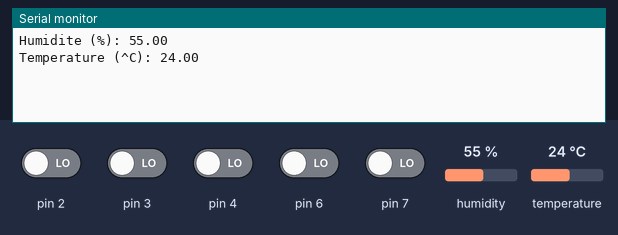
Bench run of a sketch on a simulated Arduino Uno, built with avr-gcc and run on an emulated ATmega328P. Parts: the last lines printed to the serial monitor. Wiring (inferred from the names in the program): DHT22 sensor: data pin 5. The inputs (shaded band) are chosen by the test bench; at power-on: pin 2–4, pin 6, pin 7 LOW, humidity 55 %, temperature 24 °C.

Above: at 1.2 s.
1.3 s: humidity set to 22 %
At 1.3 s:
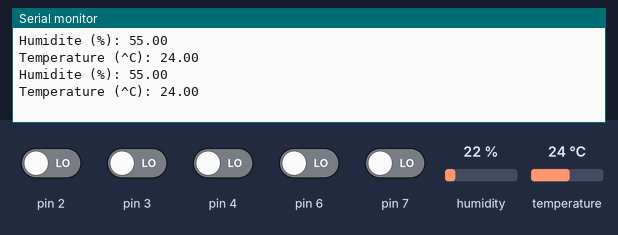
2.8 s: temperature set to 12 °C
At 4.1 s:
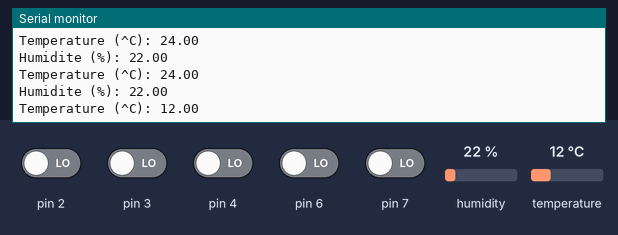
4.3 s: humidity set to 40 %
At 5.4 s:
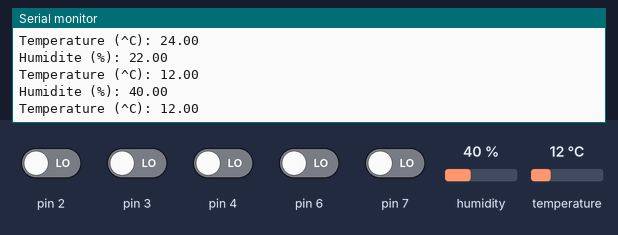
Timing chart, 0 to 7.3 s (numbered marks = the images above; inputs shaded):
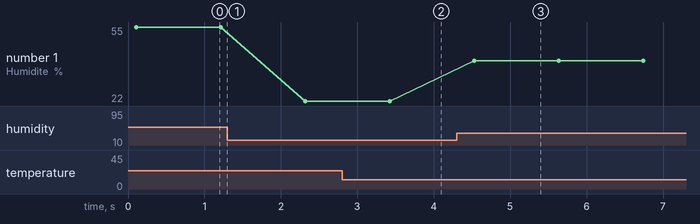

The sketch:

test_dht22.ino
```cpp
const byte BROCHE_CAPTEUR = 5;

const byte DHT_SUCCESS = 0;
const byte DHT_TIMEOUT_ERROR = 1;
const byte DHT_CHECKSUM_ERROR = 2;

volatile  float temperature, humidity;

void setup() {
  Serial.begin(9600);
  pinMode(BROCHE_CAPTEUR, INPUT_PULLUP);

}

void loop() {
  switch (readDHT22(BROCHE_CAPTEUR, &temperature, &humidity)) {
  case DHT_SUCCESS:

    /* Affichage de la température et du taux d'humidité */
    Serial.print(F("Humidite (%): "));
    Serial.println(humidity, 2);
    Serial.print(F("Temperature (^C): "));
    Serial.println(temperature, 2);
    break;

  case DHT_TIMEOUT_ERROR:
    Serial.println(F("Pas de reponse !")); // En cas d'erreurs on affiche d'autres messages
    break;

  case DHT_CHECKSUM_ERROR:
    Serial.println(F("Pb de communication !"));
    break;
  }
  Serial.println("");
  delay(1000);

}

byte readDHT22(byte pin, float* temperature, float* humidity) {

  /* Lit le capteur */
  byte data[5];
  byte ret = readDHTxx(pin, data, 1, 1000);

  /* Détecte et retourne les erreurs de communication */
  if (ret != DHT_SUCCESS)
    return ret;

  /* Calcul la vraie valeur de la température et de l'humidité */
  float fh = data[0];
  fh *= 256;
  fh += data[1];
  fh *= 0.1;
  *humidity = fh;

  float ft = data[2] & 0x7f;
  ft *= 256;
  ft += data[3];
  ft *= 0.1;
  if (data[2] & 0x80) {
    ft *= -1;
  }
  *temperature = ft;

  /* Ok */
  return DHT_SUCCESS;
}

byte readDHTxx(byte pin, byte* data, unsigned long start_time, unsigned long timeout) {
  data[0] = data[1] = data[2] = data[3] = data[4] = 0;
  // start_time est en millisecondes
  // timeout est en microsecondes

  /* Conversion du numéro de broche Arduino en ports / masque binaire "bas niveau" */
  uint8_t bit = digitalPinToBitMask(pin);
  uint8_t port = digitalPinToPort(pin);
  volatile uint8_t *ddr = portModeRegister(port);   // Registre MODE (INPUT / OUTPUT)
  volatile uint8_t *out = portOutputRegister(port); // Registre OUT (écriture)
  volatile uint8_t *in = portInputRegister(port);   // Registre IN (lecture)

  /* Conversion du temps de timeout en nombre de cycles processeur */
  unsigned long max_cycles = microsecondsToClockCycles(timeout);

  /* Evite les problèmes de pull-up */
  *out |= bit;  // PULLUP
  *ddr &= ~bit; // INPUT
  delay(100);   // Laisse le temps à la résistance de pullup de mettre la ligne de données à HIGH

  /* Réveil du capteur */
  *ddr |= bit;  // OUTPUT
  *out &= ~bit; // LOW
  delay(start_time); // Temps d'attente à LOW causant le réveil du capteur
  // N.B. Il est impossible d'utilise delayMicroseconds() ici car un délai
  // de plus de 16 millisecondes ne donne pas un timing assez précis.

  /* Portion de code critique - pas d'interruptions possibles */
  noInterrupts();

  /* Passage en écoute */
  *out |= bit;  // PULLUP
  delayMicroseconds(40);
  *ddr &= ~bit; // INPUT

  /* Attente de la réponse du capteur */
  timeout = 0;
  while(!(*in & bit)) { /* Attente d'un état LOW */
    if (++timeout == max_cycles) {
        interrupts();
        return DHT_TIMEOUT_ERROR;
      }
  }

  timeout = 0;
  while(*in & bit) { /* Attente d'un état HIGH */
    if (++timeout == max_cycles) {
        interrupts();
        return DHT_TIMEOUT_ERROR;
      }
  }

  /* Lecture des données du capteur (40 bits) */
  for (byte i = 0; i < 40; ++i) {

    /* Attente d'un état LOW */
    unsigned long cycles_low = 0;
    while(!(*in & bit)) {
      if (++cycles_low == max_cycles) {
        interrupts();
        return DHT_TIMEOUT_ERROR;
      }
    }

    /* Attente d'un état HIGH */
    unsigned long cycles_high = 0;
    while(*in & bit) {
      if (++cycles_high == max_cycles) {
        interrupts();
        return DHT_TIMEOUT_ERROR;
      }
    }

    /* Si le temps haut est supérieur au temps bas c'est un "1", sinon c'est un "0" */
    data[i / 8] <<= 1;
    if (cycles_high > cycles_low) {
      data[i / 8] |= 1;
    }
  }

  /* Fin de la portion de code critique */
  interrupts();

  /*
   * Format des données :
   * [1, 0] = humidité en %
   * [3, 2] = température en degrés Celsius
   * [4] = checksum (humidité + température)
   */

  /* Vérifie la checksum */
  byte checksum = (data[0] + data[1] + data[2] + data[3]) & 0xff;
  if (data[4] != checksum)
    return DHT_CHECKSUM_ERROR; /* Erreur de checksum */
  else
    return DHT_SUCCESS; /* Pas d'erreur */
}
```

Measured:
- after the input at 2.8 s, the serial monitor: prints a new line after 0.64 s (image 2)
- after the input at 4.3 s, the serial monitor: prints a new line after 0.23 s (image 3)
- plotted number 1: 55 → 22 after the input at 1.3 s, 22 → 40 after the input at 4.3 s
